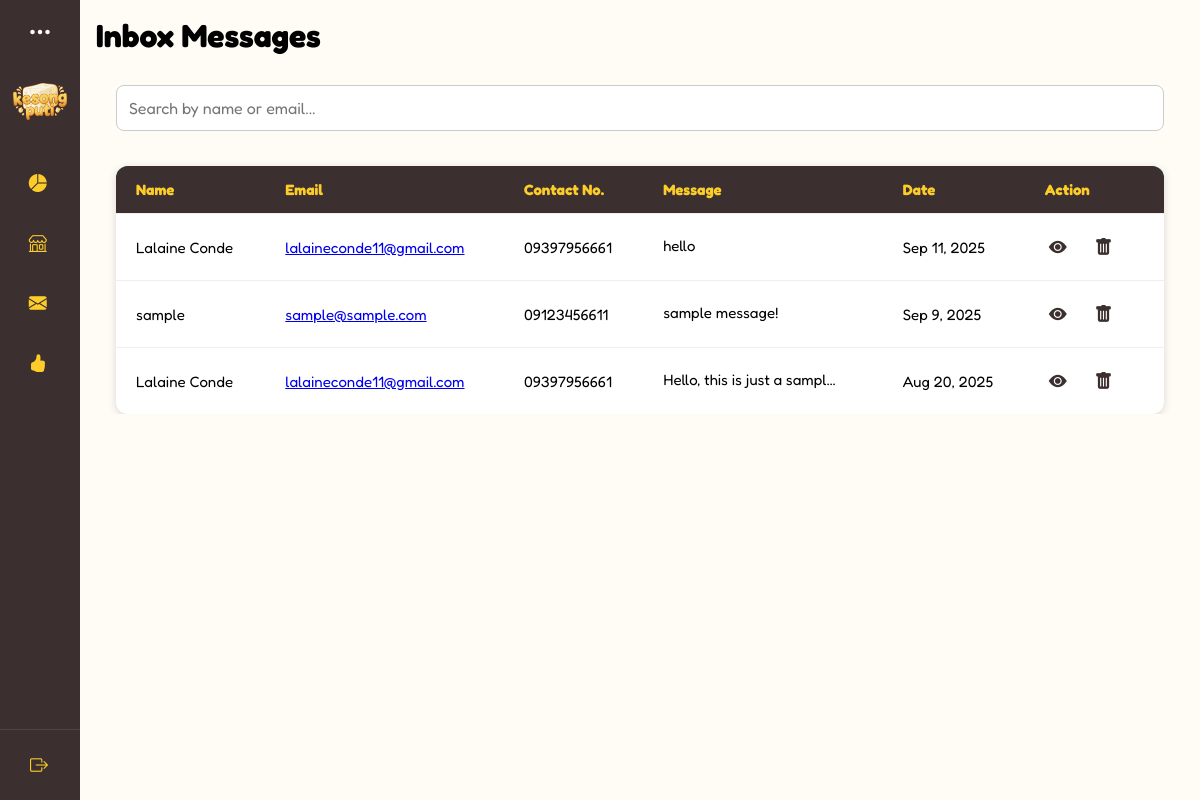
/interfaces/admin/inbox.php (signed in), run on an earlier commit of the app's database.
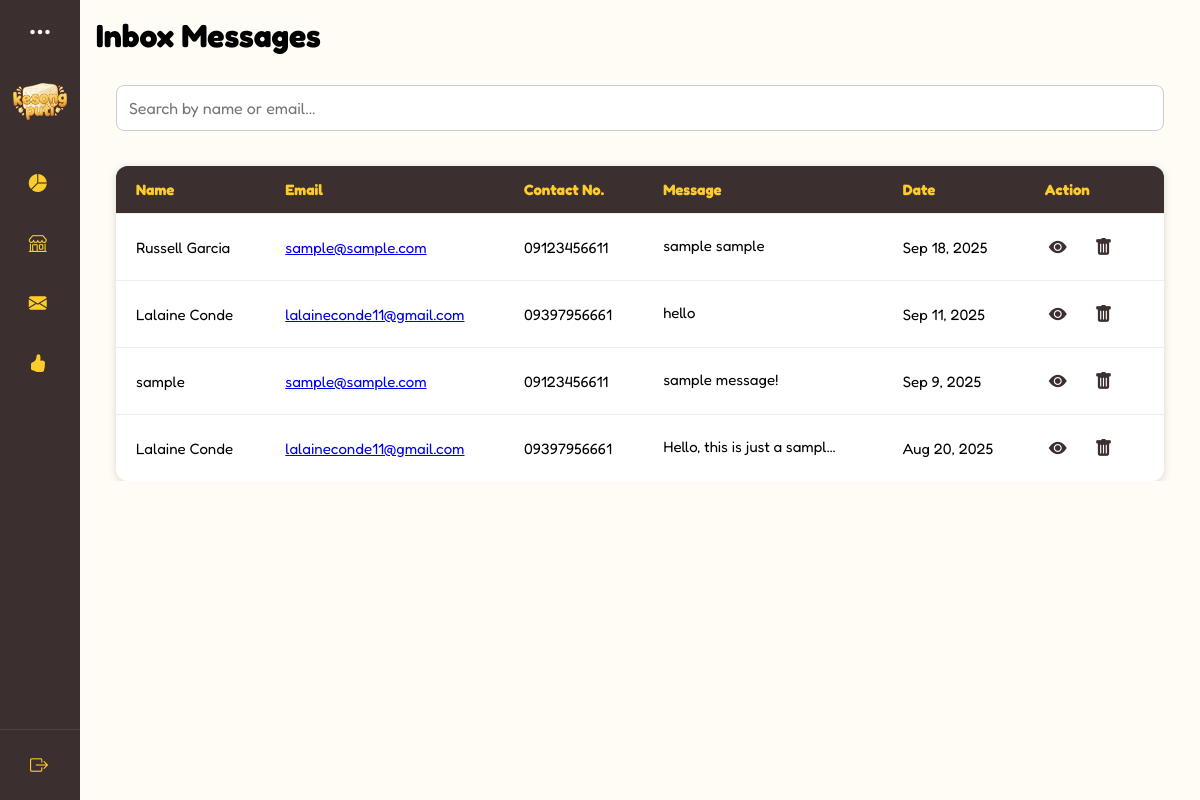
And on a later commit of the database.
### tables this page shows
CREATE TABLE `inbox_messages` (
  `inbox_id` int(11) NOT NULL,
  `name` varchar(100) NOT NULL,
  `email` varchar(150) NOT NULL,
  `contact` varchar(20) NOT NULL,
  `message` text NOT NULL,
  `created_at` timestamp NOT NULL DEFAULT current_timestamp(),
  `recipient` varchar(100) NOT NULL
);

### interfaces/admin/inbox.php (the view, shortened to what this page needs)
<?php
require '../../connection.php';
include ('../../includes/admin-dashboard.php');
if ($_SESSION['role'] === 'admin') {
    $recipient = "admin_" . $_SESSION['admin_id'];
} elseif ($_SESSION['role'] === 'superadmin') {
    $recipient = "super_" . $_SESSION['super_id'];
}
$sql = "SELECT * FROM inbox_messages
        WHERE recipient = '$recipient'
        ORDER BY created_at DESC";
$result = mysqli_query($connection, $sql);
?>
<!DOCTYPE html>
<html lang="en">
<head>
    <link
      rel="stylesheet"
      href="https://cdn.jsdelivr.net/npm/bootstrap-icons/font/bootstrap-icons.css"
    />
    <link rel="stylesheet" href="../../css/admin.css"/>
</head>
<body>
  <div class="main-content">
      <div class="box" id="inbox-content">
        <h1>Inbox Messages</h1>
      <div class="contact-table-wrapper">
        <div class="contact-table-container">
          <input
            type="text"
            id="contactSearch"
            placeholder="Search by name or email..."
          />
          <table class="contact-table">
            <thead>
              <tr>
                <th>Name</th>
                <th>Email</th>
                <th>Contact No.</th>
                <th>Message</th>
                <th>Date</th>
                <th>Action</th>
              </tr>
            </thead>
            <tbody id="contactTableBody">
              <?php if (mysqli_num_rows($result) > 0): ?>
                <?php while ($row = mysqli_fetch_assoc($result)): ?>
                  <?php
                    $to = htmlspecialchars($row['email']);
                    $subject = rawurlencode('Response to your message');
                    $recipient = $row['recipient'];
                    $adminName = "Our Team";
                    if (strpos($recipient, 'admin_') === 0) {
                        $adminId = str_replace('admin_', '', $recipient);
                        $query = mysqli_query($connection, "SELECT username FROM admins WHERE admin_id='$adminId'");
                        if ($query && $adminRow = mysqli_fetch_assoc($query)) {
                            $adminName = $adminRow['username'];
                        }
                    } elseif (strpos($recipient, 'super_') === 0) {
                        $superId = str_replace('super_', '', $recipient);
                        $query = mysqli_query($connection, "SELECT username FROM super_admin WHERE super_id='$superId'");
                        if ($query && $superRow = mysqli_fetch_assoc($query)) {
                            $adminName = $superRow['username'];
                        }
                    }
                    $body = rawurlencode(
                      "Hi {$row['name']},\r\n\r\n".
                      "Thank you for contacting us.\r\n\r\n".
                      "Your Message:\r\n\"{$row['message']}\"\r\n\r\n".
                      "[Insert your response here]\r\n\r\n".
                      "Best regards,\r\n".
                      "$adminName\r\n".
                      "[Your Contact Information]"
                    );
                  ?>
                  <tr>
                    <td><?php echo htmlspecialchars($row['name']); ?></td>
                    <td>
                      <a href="mailto:<?= $to ?>?subject=<?= $subject ?>&body=<?= $body ?>" target="_blank">
                        <?= $to ?>
                      </a>
                    </td>
                    <td><?php echo htmlspecialchars($row['contact']); ?></td>
                    <td class="contact-message"><span class="short-msg"><?php echo htmlspecialchars($row['message']); ?></span></td>
                    <td><?php echo date("M j, Y", strtotime($row['created_at'])); ?></td>
                    <td>
                    <button
                      class="view-btn view-more"
                      data-message="<?php echo htmlspecialchars($row['message']); ?>"
                      data-name="<?php echo htmlspecialchars($row['name']); ?>"
                      title="View More"
                    >
                      <i class="bi bi-eye-fill"></i>
                    </button>
                    <button class="delete-btn" data-id="<?php echo $row['inbox_id']; ?>">
                      <i class="bi bi-trash-fill"></i>
                    </button>
                  </td>
                  </tr>
                <?php endwhile; ?>
              <?php else: ?>
                <tr>
                  <td colspan="6" style="text-align:center;">No messages found</td>
                </tr>
              <?php endif; ?>
            </tbody>
          </table>
        </div>
        </div>
      </div>
</div>
</body>
</html>

What changed in the data, as far as the page shows it:
added inbox_messages: name "Russell Garcia", email "sample@sample.com", contact "09123456611", message "sample sample", created_at "Sep 18, 2025"
